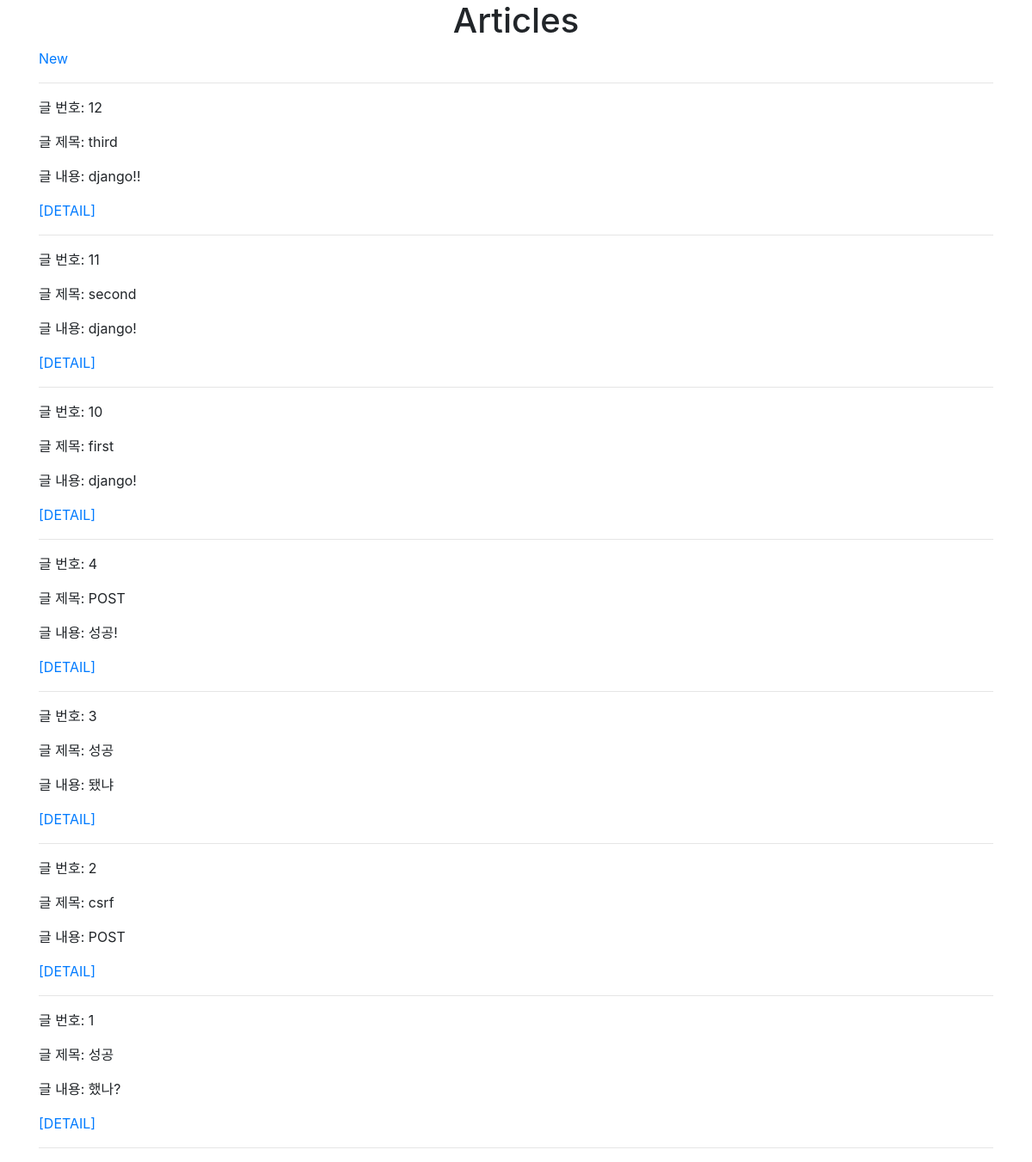
The app's page /articles/ with its own data.
### articles/models.py (models this page shows, shortened)
class Article(models.Model): # 상속
    title = models.CharField(max_length=20)
    content = models.TextField()
    created_at = models.DateTimeField(auto_now_add=True)
    updated_at = models.DateTimeField(auto_now=True)

### articles/views.py (the view)
# urls.py: path('', views.index, name='index'),
def index(request):
    articles = Article.objects.order_by('-pk')
    context = {
        'articles': articles,
    }
    return render(request, 'index.html', context)

### articles/templates/index.html (shortened to what this page needs)
{% extends 'base.html' %}
{% block content %}
    <h1 class="text-center">Articles</h1>
    <a href="{% url 'articles:new' %}">New</a>
    <hr>
    {% for article in articles %}
        <p>글 번호: {{ article.pk }}</p>
        <p>글 제목: {{ article.title }}</p>
        <p>글 내용: {{ article.content }}</p>
        <a href="{% url 'articles:detail' article.pk %}">[DETAIL]</a>
        <hr>
    {% endfor %}
{% endblock content %}

### crud/templates/base.html (shortened to what this page needs)
<!DOCTYPE html>
<html lang="en">
<head>
    <link rel="stylesheet" href="https://stackpath.bootstrapcdn.com/bootstrap/4.5.2/css/bootstrap.min.css">
</head>
<body>
    <div class="container">
        {% block content %}
        {% endblock content %}
    </div>
</body>
</html>

### records on screen
Article: pk "12", title "third", content "django!!"
Article: pk "11", title "second", content "django!"
Article: pk "10", title "first", content "django!"
Article: pk "4", title "POST", content "성공!"
Article: pk "3", title "성공", content "됐냐"
Article: pk "2", title "csrf", content "POST"
Article: pk "1", title "성공", content "했나?"
